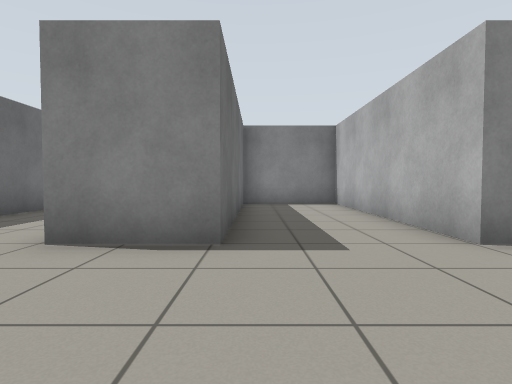
View 1 (above)

16 first-person views from a walk through a Gazebo world. The camera is 0.72 m above the floor, tilts 2° down and sees 80° across. The floor is counted in squares, 1 m on a side. Each view is taken from the middle of a square. On the plan, view 1 faces up. The plan holds only what a view shows up to about 10 squares ahead; the rest is blank. Some stock models are drawn as simple stand-ins.

View 2
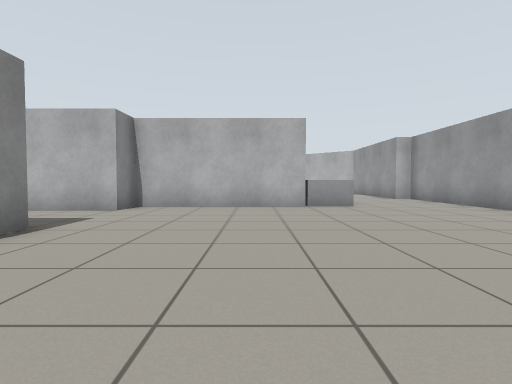

View 3
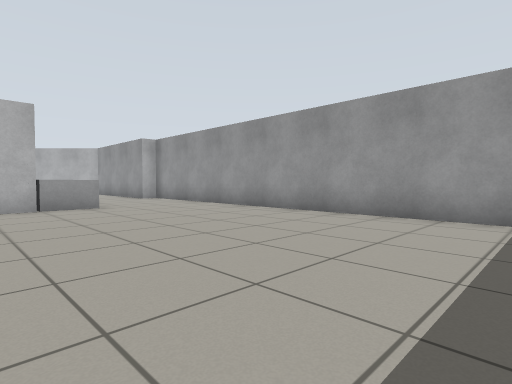

View 4
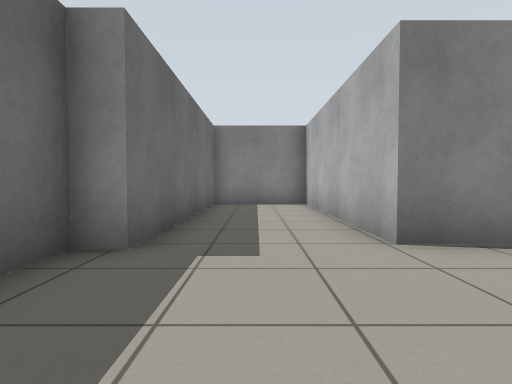

View 5
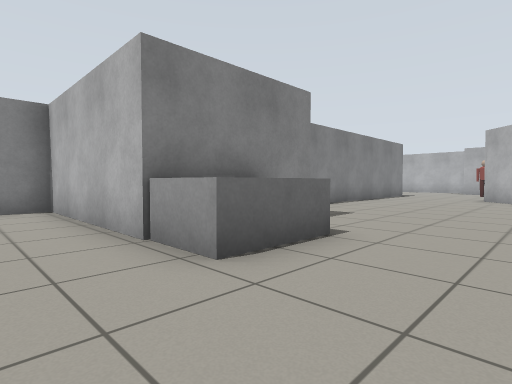

View 6
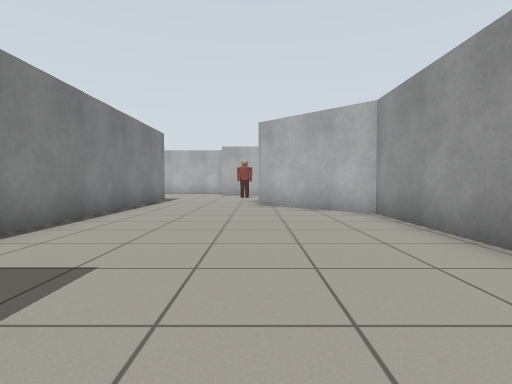

View 7
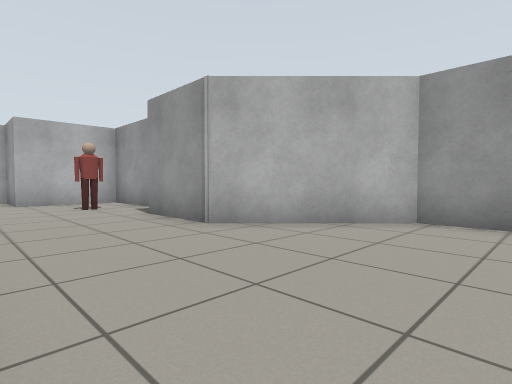

View 8
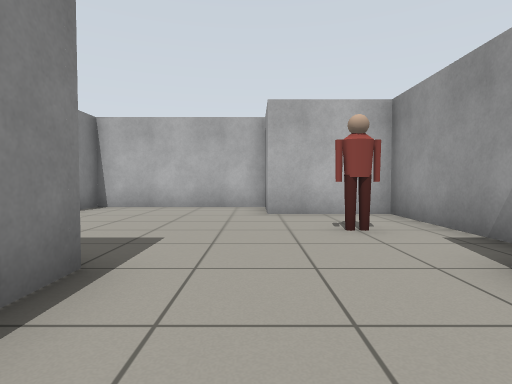

View 9
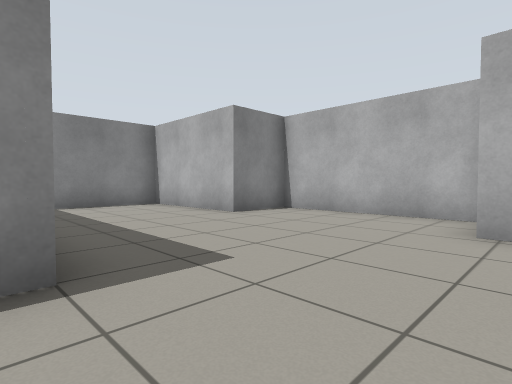

View 10
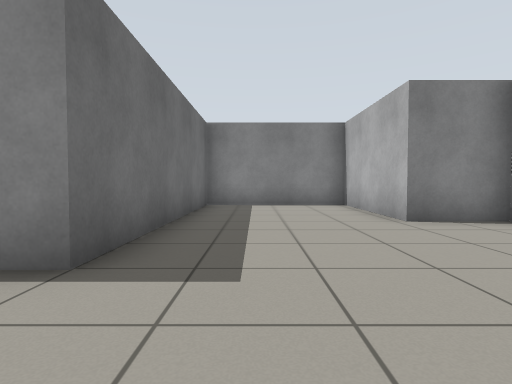

View 11
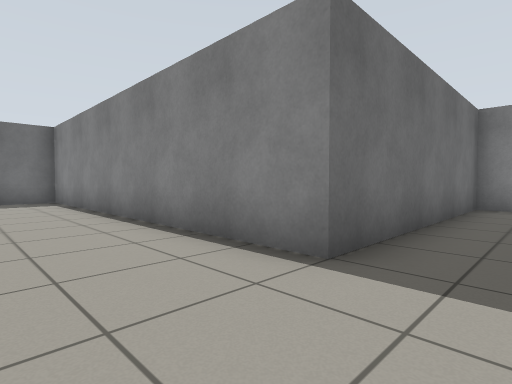

View 12
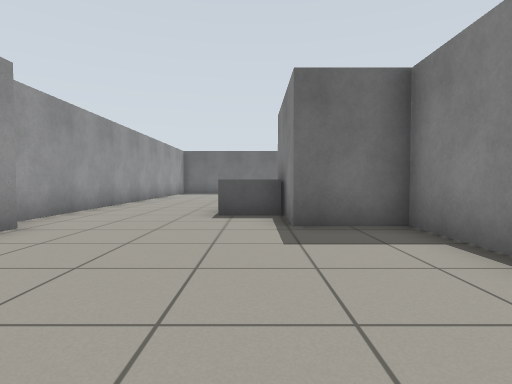

View 13
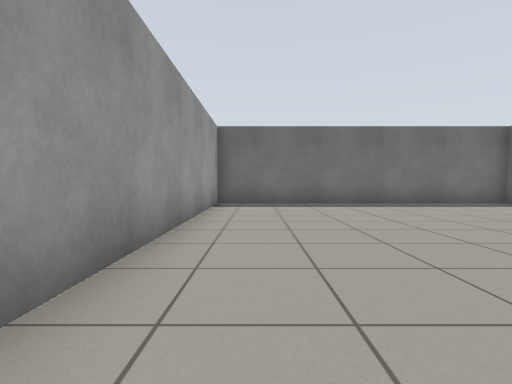

View 14
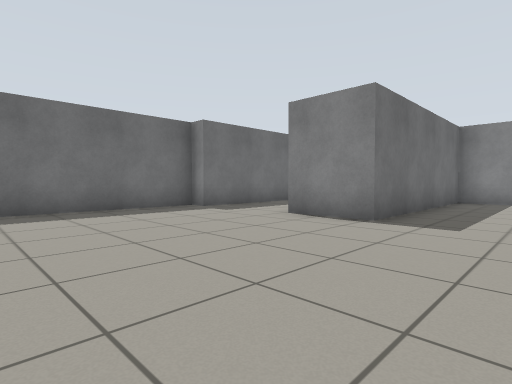

View 15
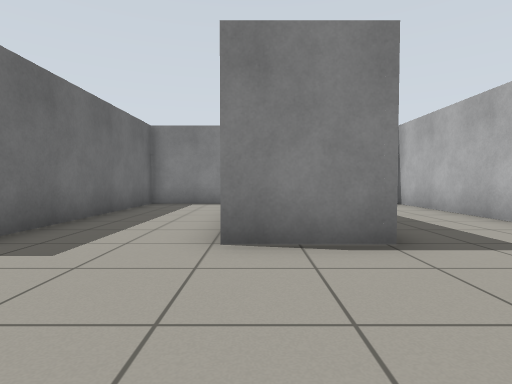

View 16
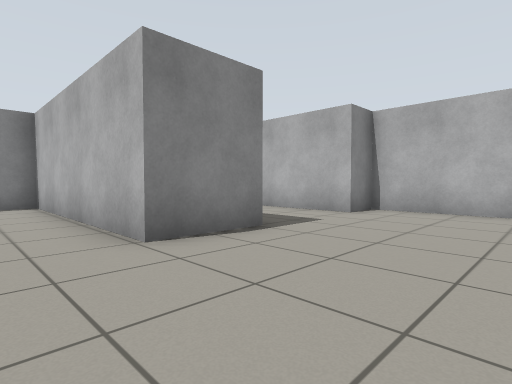

### Floor plan
Points are (right, up) in squares from view 1. A wall is a line through its corners. A room is listed if a view was taken in it or the views show most of it. See-through windows are left out.
Room 1 (views 1, 2, 3, 4, 5, 6, 7, 8, 9, 10, 11, 12, 13, 14, 15, 16)
walls: (7.2, -5.7) (12.7, -5.7) (15.3, -3.1) (17.5, -3.1); (18.5, -4) (21.7, -4) (21.7, -1.3) (23.6, -1.3) (23.6, 3.4) (21.7, 3.4) (21.7, 7.3) (17.5, 7.3) (17.5, 0.4) (7.1, 0.4) (7.1, -1.4) (3.6, -1.4) (3.6, 3.4) (2.6, 3.4) (2.6, 9.8) (-0.4, 9.8) (-0.4, 3.4) (-2.4, 3.4) (-2.4, 9.8) (-5.3, 9.8) (-5.3, 3.2) (-5.9, 3.2) (-5.9, -6.3) (6.6, -6.3)
objects: grey box (4, -3) to (5, -2); person (20, -3) to (20, -2)

Where each view was taken, in squares from view 1:
view 1: 0 up, 0 right, facing up
view 2: 0 up, 5 left, facing right
view 3: 0 up, 5 left, facing down-right
view 4: 0 up, 4 left, facing up
view 5: 5 down, 2 right, facing up-right
view 6: 3 down, 6 right, facing right
view 7: 0 up, 11 right, facing down-right
view 8: 1 down, 15 right, facing right
view 9: 2 down, 17 right, facing up-right
view 10: 2 down, 19 right, facing up
view 11: 2 down, 19 right, facing up-left
view 12: 2 down, 12 right, facing left
view 13: 5 down, 4 right, facing left
view 14: 2 down, 2 right, facing up-left
view 15: 0 up, 2 left, facing up
view 16: 0 up, 4 left, facing up-right
